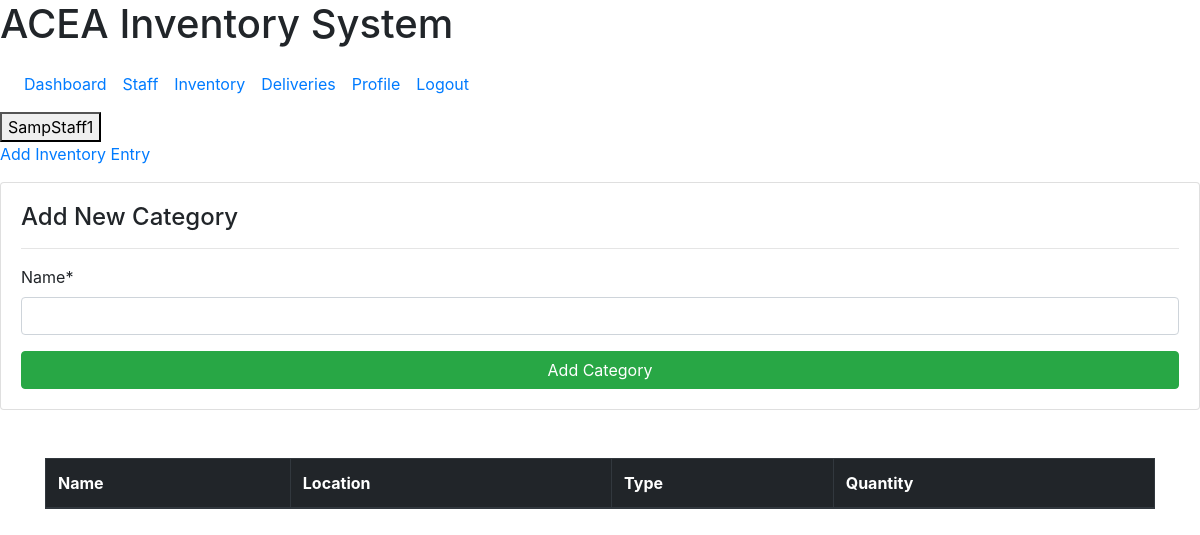
Before: /inventory/ (signed in) with the older database file.
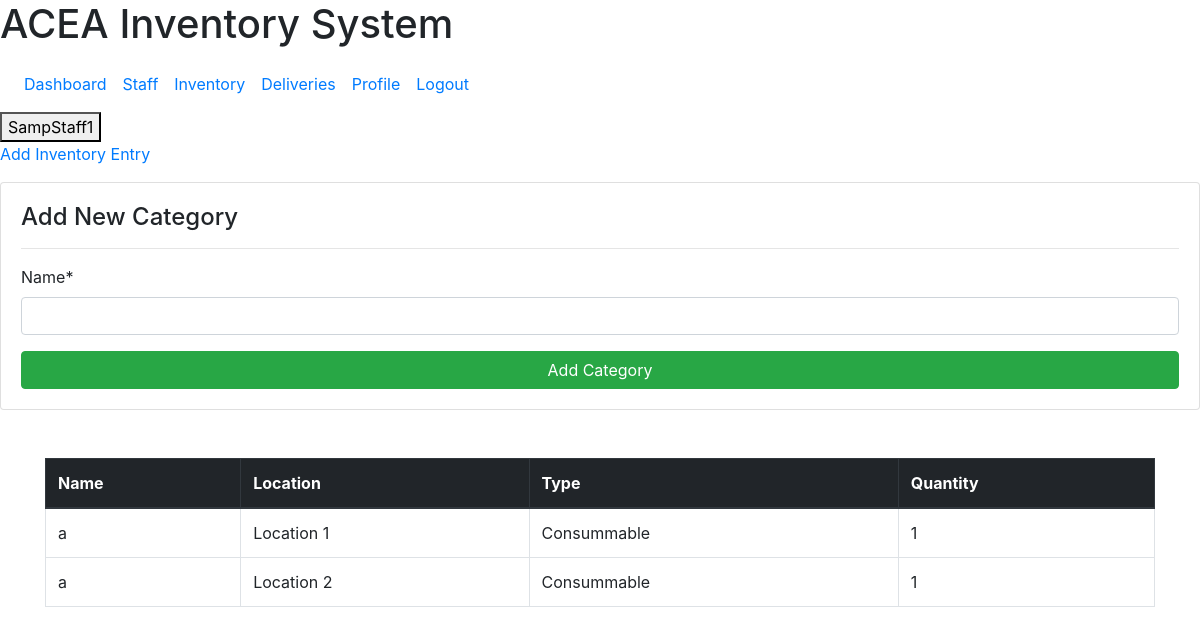
After: the same page with the newer database file.
### dashboard/models.py (models this page shows, shortened)
class Product(models.Model):
    name = models.CharField(max_length=100, null=True)
    type = models.ForeignKey(Type, on_delete=models.CASCADE, null=True)
    location = models.ForeignKey(Location, on_delete=models.CASCADE, null=True)
    quantity = models.PositiveIntegerField(null=True)
    class Meta:
        constraints = [
                models.UniqueConstraint(fields=["name", "location"], name='Location Instance'),
        ]

class Location(models.Model):
    name = models.CharField(max_length=100, null=True)
    def __str__(self):
        return f'{self.name}'

class Type(models.Model):
    name = models.CharField(max_length=100, null=True)
    def __str__(self):
        return f'{self.name}'

### dashboard/views.py (the view, shortened to what this page needs)
# urls.py: path('inventory/', views.productView.as_view(), name='dashboard-inventory'),
class productView(LoginRequiredMixin, View):
    template_name = 'dashboard/inventory.html'
    def get_context_data(self, **kwargs):
        product = Product.objects.all
        kwargs['product'] = product
        if 'product_form' not in kwargs:
            kwargs['product_form'] = ProductForm()
        if 'category_form' not in kwargs:
            kwargs['category_form'] = CategoryForm()
        return kwargs
    def get(self, request, *args, **kwargs):
        return render(request, self.template_name, self.get_context_data())

### dashboard/forms.py
class ProductForm(forms.ModelForm):
    class Meta:         # meta takes at least 2 parameters
        abstract = True
        model = Product
        fields = ['name', 'location', 'type', 'quantity',]

class CategoryForm(forms.ModelForm):
    class Meta:         # meta takes at least 2 parameters
        model = Type
        fields = ['name',]

### templates/dashboard/inventory.html (shortened to what this page needs)
{%extends 'partials/base.html'%}
{% load crispy_forms_tags %}
{% block content %}
<div class="form-card">
    <p>
        <a class="button-5" data-toggle="collapse" href="#collapseForm" role="button" aria-expanded="false" aria-controls="collapseForm">
            Add Inventory Entry
        </a>
    </p>
</div>
<div class="card card-body">
    <div class="content-header">
        <h4>Add New Category</h4>
        <hr>
    </div>
        <form method="POST">
            {{ category_form|crispy }}
            <input class="btn btn-success btn-block" type="submit" value="Add Category" name="category">
        </form>
</div>
<div class="container table-responsive py-5">
    <table id="table_id" class="table table-bordered table-hover">
        <thead class="thead-dark">
            <tr>
                <th scope="col">Name</th>
                <th scope="col">Location</th>
                <th scope="col">Type</th>
                <th scope="col">Quantity</th>
            </tr>
        </thead>
        <tbody>
            {% for item in product %}
            <tr>
                <td>{{ item.name }}</td>
                <td>{{ item.location }}</td>
                <td>{{ item.type }}</td>
                <td>{{ item.quantity }}</td>
            </tr>
            {% endfor %}
        </tbody>
    </table>
</div>
{% endblock %}
{% block js %}
        <link rel="stylesheet" type="text/css" href="https://cdn.datatables.net/v/dt/jszip-2.5.0/dt-1.10.18/af-2.3.0/b-1.5.2/b-colvis-1.5.2/b-flash-1.5.2/b-html5-1.5.2/b-print-1.5.2/cr-1.5.0/fh-3.1.4/r-2.2.2/datatables.min.css"/>
{% endblock %}

### templates/partials/base.html (shortened to what this page needs)
{% load static %}
{% load bootstrap_icons %}
{% load compress %}
<!doctype html>
<html lang="en">
    <head>
        <link rel="stylesheet" href="https://cdn.jsdelivr.net/npm/bootstrap@4.0.0/dist/css/bootstrap.min.css">
        <link rel="stylesheet" type="text/css" href="https://cdn.datatables.net/1.11.5/css/jquery.dataTables.css">
        {% compress css %}
        <link type="text/x-scss" href="{% static '/style.scss' %}" rel="stylesheet" media="screen">
        {%endcompress%}
    </head>
    <body>
        <div class="app">
            {% include 'partials/header.html' %}
            <div class="app-body">
                    {% block content %}
                    {% endblock %}
            </div>
        </div>
    </body>
    {% block js %}
    {% endblock js %}
</html>

### templates/partials/header.html (shortened to what this page needs)
{% load bootstrap_icons %}
<header class="app-header">
  <div class="app-header-logo">
    <div class="logo">
      <h1 class="logo-title">
        <span>ACEA</span>
        <span>Inventory System</span>
      </h1>
    </div>
  </div>
  <div class="app-header-navigation">
    <div class="tabs">
      <nav class="navbar navbar-expand-md">
        <div class="collapse navbar-collapse justify-content-between" id="navbarSupportedContent">
          <ul class="navbar-nav mr-auto justify-content-between">
            {% if user.is_authenticated and user.is_staff or user.is_superuser %}
            <li class="nav-item active">
              <a class="nav-link" href="{% url 'dashboard-index' %}">Dashboard<span class="sr-only">(current)</span></a>
            </li>
            <li class="nav-item active">
              <a class="nav-link" href="{% url 'dashboard-staff' %}">Staff<span class="sr-only">(current)</span></a>
            </li>
            <li class="nav-item active">
              <a class="nav-link" href="{% url 'dashboard-inventory' %}">Inventory<span class="sr-only">(current)</span></a>
            </li>
            <li class="nav-item active">
              <a class="nav-link" href="{% url 'list-deliveries' %}">Deliveries<span class="sr-only">(current)</span></a>
            </li>
            <li class="nav-item active">
              <a class="nav-link" href="{% url 'view-profile' %}">Profile<span class="sr-only">(current)</span></a>
            </li>
            <li class="nav-item active">
              <a class="nav-link" href="{% url 'user-logout' %}">Logout<span class="sr-only">(current)</span></a>
            </li>
            {% endif %}
          </ul>
        </div>
      </nav>
    </div>
  </div>
  <div class="app-header-actions">
    {% if user.is_authenticated %}
    <a href="{% url 'view-profile' %}">
      <button class="user-profile">
        <span>
          {{user.username}}
        </span>
      </button>
    </a>
    {% endif %}
  </div>
</header>

Changed rows visible on the page:
added Product: name "a", location "Location 1", type "Consummable", quantity "1"
added Product: name "a", location "Location 2", type "Consummable", quantity "1"
